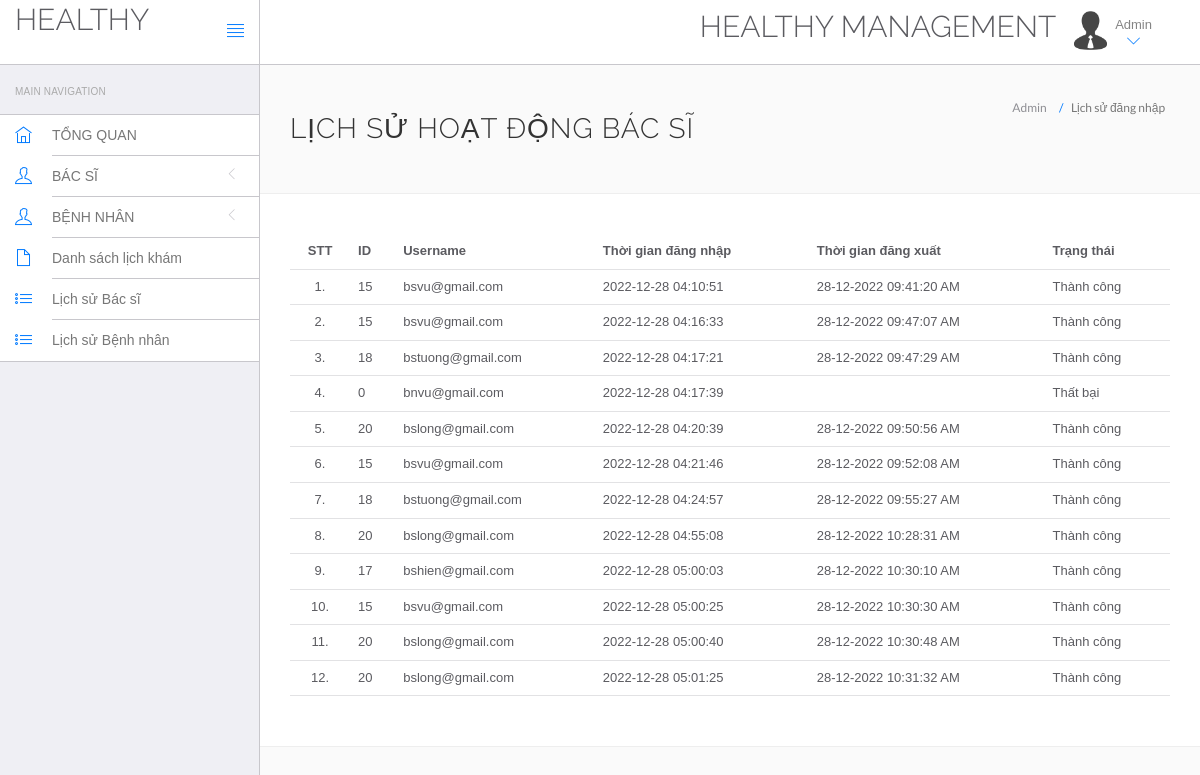
Page /hospital/hms/admin/doctor-logs.php (signed in) on the committed database.
### tables this page shows
CREATE TABLE `doctorslog` (
  `id` int(11) NOT NULL,
  `uid` int(11) NOT NULL,
  `username` varchar(255) NOT NULL,
  `userip` binary(16) NOT NULL,
  `loginTime` timestamp NOT NULL DEFAULT current_timestamp(),
  `logout` varchar(255) NOT NULL,
  `status` int(11) NOT NULL
);

### hospital/hms/admin/doctor-logs.php (the view, shortened to what this page needs)
<!DOCTYPE html>
<html lang="en">
	<head>
		<link rel="stylesheet" href="vendor/bootstrap/css/bootstrap.min.css">
		<link rel="stylesheet" href="vendor/fontawesome/css/font-awesome.min.css">
		<link rel="stylesheet" href="vendor/themify-icons/themify-icons.min.css">
		<link href="vendor/animate.css/animate.min.css" rel="stylesheet" media="screen">
		<link href="vendor/perfect-scrollbar/perfect-scrollbar.min.css" rel="stylesheet" media="screen">
		<link href="vendor/switchery/switchery.min.css" rel="stylesheet" media="screen">
		<link href="vendor/bootstrap-touchspin/jquery.bootstrap-touchspin.min.css" rel="stylesheet" media="screen">
		<link href="vendor/select2/select2.min.css" rel="stylesheet" media="screen">
		<link href="vendor/bootstrap-datepicker/bootstrap-datepicker3.standalone.min.css" rel="stylesheet" media="screen">
		<link href="vendor/bootstrap-timepicker/bootstrap-timepicker.min.css" rel="stylesheet" media="screen">
		<link rel="stylesheet" href="assets/css/styles.css">
		<link rel="stylesheet" href="assets/css/plugins.css">
		<link rel="stylesheet" href="assets/css/themes/theme-1.css" id="skin_color" />
	</head>
	<body>
		<div id="app">
<?php include('include/sidebar.php');?>
			<div class="app-content">
					<?php include('include/header.php');?>
				<div class="main-content" >
					<div class="wrap-content container" id="container">
						<section id="page-title">
							<div class="row">
								<div class="col-sm-8">
									<h1 class="mainTitle">Lịch sử hoạt động Bác sĩ</h1>
																	</div>
								<ol class="breadcrumb">
									<li>
										<span>Admin </span>
									</li>
									<li class="active">
										<span>Lịch sử đăng nhập</span>
									</li>
								</ol>
							</div>
						</section>
						<div class="container-fluid container-fullw bg-white">
									<div class="row">
								<div class="col-md-12">
									<table class="table table-hover" id="sample-table-1">
										<thead>
											<tr>
												<th class="center">STT</th>
												<th class="hidden-xs">ID</th>
												<th>Username</th>
												<th>Thời gian đăng nhập</th>
												<th>Thời gian đăng xuất </th>
												<th> Trạng thái </th>
											</tr>
										</thead>
										<tbody>
<?php
$sql=mysql_query("select * from doctorslog ");
$cnt=1;
while($row=mysql_fetch_array($sql))
{
?>
											<tr>
												<td class="center"><?php echo $cnt;?>.</td>
												<td class="hidden-xs"><?php echo $row['uid'];?></td>
												<td class="hidden-xs"><?php echo $row['username'];?></td>
												<td><?php echo $row['loginTime'];?></td>
												<td><?php echo $row['logout'];?>
												</td>
												<td>
<?php if($row['status']==1)
{
	echo "Thành công";
}
else
{
	echo "Thất bại";
}?>
</td>
											</tr>
											<?php
$cnt=$cnt+1;
											 }?>
										</tbody>
									</table>
								</div>
							</div>
								</div>
					</div>
				</div>
			</div>
		</div>
	</body>
</html>

### hospital/hms/admin/assets/css/themes/theme-1.css (style rules this page uses)
body { background: #FAFAFA; }

### rows in the picture
doctorslog: uid "15", username "bsvu@gmail.com", loginTime "2022-12-28 04:10:51", logout "28-12-2022 09:41:20 AM", status "Thành công"
doctorslog: uid "15", username "bsvu@gmail.com", loginTime "2022-12-28 04:16:33", logout "28-12-2022 09:47:07 AM", status "Thành công"
doctorslog: uid "18", username "bstuong@gmail.com", loginTime "2022-12-28 04:17:21", logout "28-12-2022 09:47:29 AM", status "Thành công"
doctorslog: uid "0", username "bnvu@gmail.com", loginTime "2022-12-28 04:17:39", status "Thất bại"
doctorslog: uid "20", username "bslong@gmail.com", loginTime "2022-12-28 04:20:39", logout "28-12-2022 09:50:56 AM", status "Thành công"
doctorslog: uid "15", username "bsvu@gmail.com", loginTime "2022-12-28 04:21:46", logout "28-12-2022 09:52:08 AM", status "Thành công"
doctorslog: uid "18", username "bstuong@gmail.com", loginTime "2022-12-28 04:24:57", logout "28-12-2022 09:55:27 AM", status "Thành công"
doctorslog: uid "20", username "bslong@gmail.com", loginTime "2022-12-28 04:55:08", logout "28-12-2022 10:28:31 AM", status "Thành công"
doctorslog: uid "17", username "bshien@gmail.com", loginTime "2022-12-28 05:00:03", logout "28-12-2022 10:30:10 AM", status "Thành công"
doctorslog: uid "15", username "bsvu@gmail.com", loginTime "2022-12-28 05:00:25", logout "28-12-2022 10:30:30 AM", status "Thành công"
doctorslog: uid "20", username "bslong@gmail.com", loginTime "2022-12-28 05:00:40", logout "28-12-2022 10:30:48 AM", status "Thành công"
doctorslog: uid "20", username "bslong@gmail.com", loginTime "2022-12-28 05:01:25", logout "28-12-2022 10:31:32 AM", status "Thành công"
